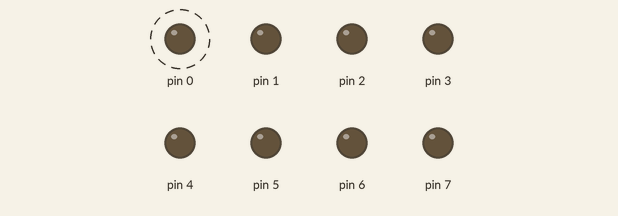
Recording of a sketch running on a simulated Arduino Uno, built with avr-gcc and run on an emulated ATmega328P. Parts: output pins drawn as LEDs (lit = HIGH). Dashed ring = blinking.

Above: at 0.5 s.
Timing chart, 0 to 4.6 s (numbered marks = the images above):
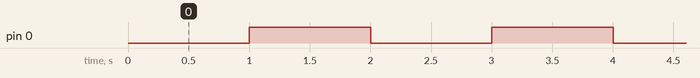

The sketch:

timer.ino
```cpp
#include <avr/io.h>
#define F_CPU 16000000UL

int main()
{
  DDRD = 255; // to set all the pins of D to output mode

  TCCR1B |= (1<<CS12); //this is used to set the prescaler of the tcnt1 clock to 256 so that we can measure a value of 1 seconds using it
  TCNT1 =0;

   while(1)
   {
    if(TCNT1>62549)
    {
      PORTD ^=(1<<PD0);
      TCNT1 =0;
    }
   }
}
```

Measured:
- by itself, pin 0: alternates HIGH for 1.0 s and LOW for 1.0 s
